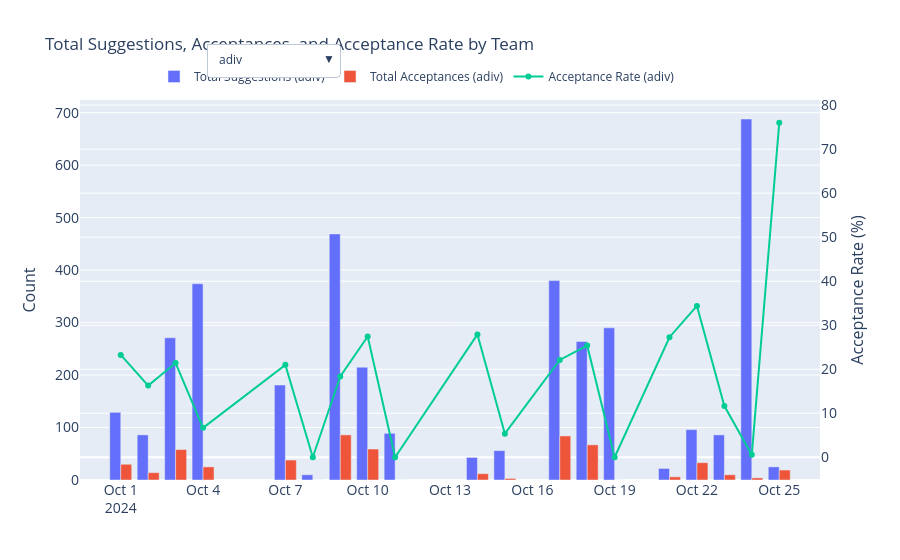

Notebook code cell kept with this figure:
### Markdown cell above
### Visualize Total Suggestions and Acceptances
Use Plotly to create a bar and line chart for total suggestions and acceptances over time by select team.

**Description**: Calculate the acceptance rate as a percentage of total suggestions accepted over time. This metric can show how useful and relevant Copilot suggestions are over time.

- **Visualization**: Use a line chart to show the acceptance rate over time. You can also create a comparison between the acceptance rates of suggestions and chat interactions and the columns chart for total suggestions and acceptances.
- **Calculation**: 
    ```
        daily_metrics["acceptance_rate"] = (daily_metrics["total_acceptances_count"] / daily_metrics["total_suggestions_count"]) * 100
    ```

### Code cell
# Create a dropdown to select different teams
team_tags = metrics_df['team_tag'].unique()

# Create a figure
fig = go.Figure()

# Add traces for each team
for team_tag in team_tags:
    team_data = metrics_df[metrics_df['team_tag'] == team_tag]
    
    fig.add_trace(go.Bar(
        x=team_data["day"],
        y=team_data["total_suggestions_count"],
        name=f'Total Suggestions ({team_tag})',
        visible=False
    ))

    fig.add_trace(go.Bar(
        x=team_data["day"],
        y=team_data["total_acceptances_count"],
        name=f'Total Acceptances ({team_tag})',
        visible=False
    ))

    fig.add_trace(go.Scatter(
        x=team_data["day"],
        y=team_data["acceptance_rate"],
        name=f'Acceptance Rate ({team_tag})',
        line=dict(width=2),
        yaxis='y2',
        visible=False
    ))

# Make the first team's data visible
for i in range(3):
    fig.data[i].visible = True

# Create dropdown buttons
dropdown_buttons = []
for i, team_tag in enumerate(team_tags):
    dropdown_buttons.append(
        dict(
            label=team_tag,
            method="update",
            args=[{"visible": [False] * len(fig.data)},
                  {"title": f"Total Suggestions, Acceptances, and Acceptance Rate for {team_tag}"}]
        )
    )
    for j in range(3):
        dropdown_buttons[-1]["args"][0]["visible"][i * 3 + j] = True

# Add dropdown to the figure
fig.update_layout(
    updatemenus=[
        dict(
            active=0,
            buttons=dropdown_buttons,
            x=0.17,
            xanchor="left",
            y=1.15,
            yanchor="top"
        )
    ]
)

# Update layout for dual y-axis
fig.update_layout(
    title='Total Suggestions, Acceptances, and Acceptance Rate by Team',
    xaxis_tickfont_size=14,
    yaxis=dict(
        title='Count',
        titlefont_size=16,
        tickfont_size=14,
    ),
    yaxis2=dict(
        title='Acceptance Rate (%)',
        titlefont_size=16,
        tickfont_size=14,
        overlaying='y',
        side='right'
    ),
    legend=dict(x=0.1, y=1.1, orientation='h'),
    barmode='group',
)

fig.show()

### Figure 1 — Plotly figure (JSON) as saved in the notebook; plotly's stock layout.template omitted (floating-point values rounded to 4 significant figures)
{"data": [{"name": "Total Suggestions (adiv)", "type": "bar", "visible": true, "x": ["2024-10-01", "2024-10-02", "2024-10-03", "2024-10-04", "2024-10-07", "2024-10-08", "2024-10-09", "2024-10-10", "2024-10-11", "2024-10-14", "2024-10-15", "2024-10-17", "2024-10-18", "2024-10-19", "2024-10-21", "2024-10-22", "2024-10-23", "2024-10-24", "2024-10-25"], "y": [129, 86, 271, 374, 181, 10, 469, 215, 89, 43, 56, 380, 264, 290, 22, 96, 86, 688, 25]}, {"name": "Total Acceptances (adiv)", "type": "bar", "visible": true, "x": ["2024-10-01", "2024-10-02", "2024-10-03", "2024-10-04", "2024-10-07", "2024-10-08", "2024-10-09", "2024-10-10", "2024-10-11", "2024-10-14", "2024-10-15", "2024-10-17", "2024-10-18", "2024-10-19", "2024-10-21", "2024-10-22", "2024-10-23", "2024-10-24", "2024-10-25"], "y": [30, 14, 58, 25, 38, 0, 86, 59, 0, 12, 3, 84, 67, 0, 6, 33, 10, 4, 19]}, {"line": {"width": 2}, "name": "Acceptance Rate (adiv)", "type": "scatter", "visible": true, "x": ["2024-10-01", "2024-10-02", "2024-10-03", "2024-10-04", "2024-10-07", "2024-10-08", "2024-10-09", "2024-10-10", "2024-10-11", "2024-10-14", "2024-10-15", "2024-10-17", "2024-10-18", "2024-10-19", "2024-10-21", "2024-10-22", "2024-10-23", "2024-10-24", "2024-10-25"], "y": [23.26, 16.28, 21.4, 6.684, 20.99, 0, 18.34, 27.44, 0, 27.91, 5.357, 22.11, 25.38, 0, 27.27, 34.38, 11.63, 0.5814, 76], "yaxis": "y2"}, {"name": "Total Suggestions (admins)", "type": "bar", "visible": false, "x": ["2024-10-01", "2024-10-02", "2024-10-03", "2024-10-04", "2024-10-05", "2024-10-06", "2024-10-07", "2024-10-08", "2024-10-09", "2024-10-10", "2024-10-11", "2024-10-12", "2024-10-13", "2024-10-14", "2024-10-15", "2024-10-16", "2024-10-17", "2024-10-18", "2024-10-19", "2024-10-20", "2024-10-21", "2024-10-22", "2024-10-23", "2024-10-24", "2024-10-25", "2024-10-26", "2024-10-27"], "y": [712, 63, 141, 138, 217, 268, 117, 105, 54, 65, 36, 57, 16, 2, 261, 76, 114, 18, 133, 182, 176, 266, 359, 288, 34, 32, 1]}, {"name": "Total Acceptances (admins)", "type": "bar", "visible": false, "x": ["2024-10-01", "2024-10-02", "2024-10-03", "2024-10-04", "2024-10-05", "2024-10-06", "2024-10-07", "2024-10-08", "2024-10-09", "2024-10-10", "2024-10-11", "2024-10-12", "2024-10-13", "2024-10-14", "2024-10-15", "2024-10-16", "2024-10-17", "2024-10-18", "2024-10-19", "2024-10-20", "2024-10-21", "2024-10-22", "2024-10-23", "2024-10-24", "2024-10-25", "2024-10-26", "2024-10-27"], "y": [251, 8, 22, 32, 61, 67, 12, 29, 8, 12, 5, 26, 4, 0, 37, 9, 20, 0, 18, 48, 40, 114, 99, 55, 3, 3, 0]}, {"line": {"width": 2}, "name": "Acceptance Rate (admins)", "type": "scatter", "visible": false, "x": ["2024-10-01", "2024-10-02", "2024-10-03", "2024-10-04", "2024-10-05", "2024-10-06", "2024-10-07", "2024-10-08", "2024-10-09", "2024-10-10", "2024-10-11", "2024-10-12", "2024-10-13", "2024-10-14", "2024-10-15", "2024-10-16", "2024-10-17", "2024-10-18", "2024-10-19", "2024-10-20", "2024-10-21", "2024-10-22", "2024-10-23", "2024-10-24", "2024-10-25", "2024-10-26", "2024-10-27"], "y": [35.25, 12.7, 15.6, 23.19, 28.11, 25, 10.26, 27.62, 14.81, 18.46, 13.89, 45.61, 25, 0, 14.18, 11.84, 17.54, 0, 13.53, 26.37, 22.73, 42.86, 27.58, 19.1, 8.824, 9.375, 0], "yaxis": "y2"}, {"name": "Total Suggestions (aa)", "type": "bar", "visible": false, "x": ["2024-10-01", "2024-10-02", "2024-10-03", "2024-10-04", "2024-10-05", "2024-10-06", "2024-10-07", "2024-10-08", "2024-10-09", "2024-10-10", "2024-10-11", "2024-10-12", "2024-10-13", "2024-10-14", "2024-10-15", "2024-10-16", "2024-10-17", "2024-10-18", "2024-10-19", "2024-10-20", "2024-10-21", "2024-10-22", "2024-10-23", "2024-10-24", "2024-10-25", "2024-10-26", "2024-10-27"], "y": [891, 491, 277, 605, 162, 157, 289, 177, 434, 366, 270, 95, 322, 403, 513, 546, 587, 71, 162, 69, 276, 317, 815, 611, 228, 243, 35]}, {"name": "Total Acceptances (aa)", "type": "bar", "visible": false, "x": ["2024-10-01", "2024-10-02", "2024-10-03", "2024-10-04", "2024-10-05", "2024-10-06", "2024-10-07", "2024-10-08", "2024-10-09", "2024-10-10", "2024-10-11", "2024-10-12", "2024-10-13", "2024-10-14", "2024-10-15", "2024-10-16", "2024-10-17", "2024-10-18", "2024-10-19", "2024-10-20", "2024-10-21", "2024-10-22", "2024-10-23", "2024-10-24", "2024-10-25", "2024-10-26", "2024-10-27"], "y": [359, 144, 73, 183, 65, 54, 124, 49, 137, 114, 83, 37, 148, 137, 163, 158, 179, 24, 82, 31, 61, 84, 246, 263, 86, 96, 10]}, {"line": {"width": 2}, "name": "Acceptance Rate (aa)", "type": "scatter", "visible": false, "x": ["2024-10-01", "2024-10-02", "2024-10-03", "2024-10-04", "2024-10-05", "2024-10-06", "2024-10-07", "2024-10-08", "2024-10-09", "2024-10-10", "2024-10-11", "2024-10-12", "2024-10-13", "2024-10-14", "2024-10-15", "2024-10-16", "2024-10-17", "2024-10-18", "2024-10-19", "2024-10-20", "2024-10-21", "2024-10-22", "2024-10-23", "2024-10-24", "2024-10-25", "2024-10-26", "2024-10-27"], "y": [40.29, 29.33, 26.35, 30.25, 40.12, 34.39, 42.91, 27.68, 31.57, 31.15, 30.74, 38.95, 45.96, 34.0, 31.77, 28.94, 30.49, 33.8, 50.62, 44.93, 22.1, 26.5, 30.18, 43.04, 37.72, 39.51, 28.57], "yaxis": "y2"}, {"name": "Total Suggestions (account-aggrega)", "type": "bar", "visible": false, "x": ["2024-10-01", "2024-10-02", "2024-10-03", "2024-10-04", "2024-10-07", "2024-10-08", "2024-10-09", "2024-10-10", "2024-10-11", "2024-10-14", "2024-10-15", "2024-10-16", "2024-10-17", "2024-10-18", "2024-10-20", "2024-10-21", "2024-10-22", "2024-10-23", "2024-10-24", "2024-10-25", "2024-10-27"], "y": [303, 199, 257, 50, 414, 184, 140, 185, 121, 373, 233, 134, 365, 106, 8, 470, 163, 189, 200, 174, 1]}, {"name": "Total Acceptances (account-aggrega)", "type": "bar", "visible": false, "x": ["2024-10-01", "2024-10-02", "2024-10-03", "2024-10-04", "2024-10-07", "2024-10-08", "2024-10-09", "2024-10-10", "2024-10-11", "2024-10-14", "2024-10-15", "2024-10-16", "2024-10-17", "2024-10-18", "2024-10-20", "2024-10-21", "2024-10-22", "2024-10-23", "2024-10-24", "2024-10-25", "2024-10-27"], "y": [44, 35, 42, 8, 68, 46, 26, 51, 21, 45, 33, 19, 52, 16, 4, 78, 45, 26, 63, 17, 0]}, {"line": {"width": 2}, "name": "Acceptance Rate (account-aggrega)", "type": "scatter", "visible": false, "x": ["2024-10-01", "2024-10-02", "2024-10-03", "2024-10-04", "2024-10-07", "2024-10-08", "2024-10-09", "2024-10-10", "2024-10-11", "2024-10-14", "2024-10-15", "2024-10-16", "2024-10-17", "2024-10-18", "2024-10-20", "2024-10-21", "2024-10-22", "2024-10-23", "2024-10-24", "2024-10-25", "2024-10-27"], "y": [14.52, 17.59, 16.34, 16, 16.43, 25, 18.57, 27.57, 17.36, 12.06, 14.16, 14.18, 14.25, 15.09, 50, 16.6, 27.61, 13.76, 31.5, 9.77, 0], "yaxis": "y2"}], "layout": {"barmode": "group", "legend": {"orientation": "h", "x": 0.1, "y": 1.1}, "title": {"text": "Total Suggestions, Acceptances, and Acceptance Rate by Team"}, "updatemenus": [{"active": 0, "buttons": [{"args": [{"visible": [true, true, true, false, false, false, false, false, false, false, false, false]}, {"title": "Total Suggestions, Acceptances, and Acceptance Rate for adiv"}], "label": "adiv", "method": "update"}, {"args": [{"visible": [false, false, false, true, true, true, false, false, false, false, false, false]}, {"title": "Total Suggestions, Acceptances, and Acceptance Rate for admins"}], "label": "admins", "method": "update"}, {"args": [{"visible": [false, false, false, false, false, false, true, true, true, false, false, false]}, {"title": "Total Suggestions, Acceptances, and Acceptance Rate for aa"}], "label": "aa", "method": "update"}, {"args": [{"visible": [false, false, false, false, false, false, false, false, false, true, true, true]}, {"title": "Total Suggestions, Acceptances, and Acceptance Rate for account-aggrega"}], "label": "account-aggrega", "method": "update"}], "x": 0.17, "xanchor": "left", "y": 1.15, "yanchor": "top"}], "xaxis": {"tickfont": {"size": 14}}, "yaxis": {"tickfont": {"size": 14}, "title": {"font": {"size": 16}, "text": "Count"}}, "yaxis2": {"overlaying": "y", "side": "right", "tickfont": {"size": 14}, "title": {"font": {"size": 16}, "text": "Acceptance Rate (%)"}}}}
